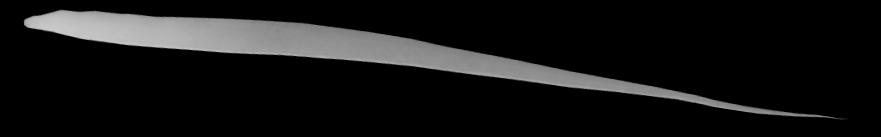
#> input picture mineralization/ha02gcxb10879llm1e.png, 881 x 137 px
$ python enamelsampleb.py   (Python 2 division)
#> lines starting #> are read from the running program, lines starting #| are printed output that depends on the picture; after the words box and inside, x2 and y2 are one past the last pixel; in counts of white or black regions, pixels touching at a corner belong together
#!/usr/bin/env python
# -*- coding: utf-8 -*-
#
#  cells.py
#
#  Copyright 2013 Greg Green <greg@greg-UX31A>
#
#  This program is free software; you can redistribute it and/or modify
#  it under the terms of the GNU General Public License as published by
#  the Free Software Foundation; either version 2 of the License, or
#  (at your option) any later version.
#
#  This program is distributed in the hope that it will be useful,
#  but WITHOUT ANY WARRANTY; without even the implied warranty of
#  MERCHANTABILITY or FITNESS FOR A PARTICULAR PURPOSE.  See the
#  GNU General Public License for more details.
#
#  You should have received a copy of the GNU General Public License
#  along with this program; if not, write to the Free Software
#  Foundation, Inc., 51 Franklin Street, Fifth Floor, Boston,
#  MA 02110-1301, USA.
#
#

import numpy as np
import matplotlib.pyplot as plt
import scipy.interpolate as interp
import scipy.ndimage.interpolation as imginterp
import scipy.ndimage.filters as filters
from os.path import abspath, expanduser
import argparse, sys

# Load image

#matplotlib.pyplot.imread reads an image from a file into an array.
#fname can be a string path or file-like object; files must be in binary mode.
#returned value is a numpy.array; grayscale images return an MxN array.
#PNG files are most easily read by python.


def load_image(fname):
    return plt.imread(abspath(fname))

# Define x and y, locate edges

#shape is an attribute for numpy arrays, returning the array dimensions.
#If an array has n rows and m columns, array.shape is (n,m).
#n and m would therefore represent y and x coordinates.

#Input: img  numpy array with shape=(Nx, Ny)
#Output: x    array of x-values of pixels used to fit baseline
#spl  list with two splines: one for each edge.
#This object can be called as follows:
#spl[0](x) = y-value of edge #1 at x
#spl[1](x) = y-value of edge #2 at x

#numpy.empty(shape, dtype=float, order='C')
#shape is int or tuple of int,
#dtype (optional) is output,
#order (optional) is column F or row C.
#np.nan is a macro meaning "not a number;"
#np.nan guarantees to unset the signbit, making a "positive" nan.
#mask returns 'true' for img > 0 at all coordinates in array;
#zeroes in mask are therefore 'false'.
#the len function returns the number of items in a sequence or map.
#amin(a, axis=None, out=None) returns the mininum along an array or axis.
#a is array_like input data. Axis and out are optional.
#amin returns ndarray: a new array with the result.

def get_baseline(img, exactness=15.):
    '''
    This function takes an image array of shape (Nx,Ny),
    creates a float array to record the upper, lower enamel edges,
    locates nonzero pixels to find the enamel in the image and
    makes arrays for the upper and lowwer enamel edges.
    '''
    Ny, Nx = img.shape
    edge = np.empty((2,Nx), dtype='i4')
    edge[:,:] = -1
    mask = (img > 0.)
    for i in xrange(Nx):
        nonzero = np.where(mask[:,i])[0]
        if len(nonzero):
            edge[0,i] = np.min(nonzero)
            edge[1,i] = np.max(nonzero)

    # Clip edges to region with nonzero image

    #numpy.isnan tests element-wise for "not a number" NaN, returns bool array.
    #numpy.isnan(x[, out]) where x is an array.
    #The output is a new array where NaN = true, otherwise False, for each coord.
    #xMax+1 because edge should be above tooth mask?
    #linspace creates evenly spaced numbers, carefully handling endpoints.
    #numpy.linspace(start, stop[, num, endpoint, retstep])
    #start is a number (optional); default is zero.
    #stop is a number unless endpoint=False.
    #num is an integer, optional, and determines sample number. Default is 50.
    #retstep is the spacing between values, default 1.
    #If True, retstep returns (samples, step).
    #linspace returns ndarray samples:
    #num equally spaced samples in the closed interval [start, stop]
    #linspace also returns step: a float with the size of spacing.
    #See numpy documentation 1.7.0 p.438 for examples.

    isReal = np.where(edge[0] >= 0)[0]
    xMin, xMax = isReal[0], isReal[-1]
    edge = edge[:,xMin:xMax+1]
    x = np.linspace(xMin, xMax, xMax-xMin+1)

    # Fit splines to edges

    #numpy.ones(shape, dtype=None, order='C')
    #This returns a new array of a given shape and type filled with ones.
    #Rules for np.ones follows numpy.zeros(shape, dtype=float, order='C')
    #shape is a single or a sequence of integers. dtype, order are optional.
    #np.ones returns ndarray of ones with a given shape, dtype and order.
    #len(s) returns the length (number of items) of an object;
    #the argument may be a sequence (string, tuple, list) or mapping (dictionary).

    #Scipy.interpolate functions essentially smooth discrete data by resampling.
    #splev evaluates a spline at any point;
    #splint finds the integral between 2 points.
    #1D splines can be interpolated from objects using (UnivariateSpline)
    #This can used to derive interpolated y values from x values, or
    #in our case to smooth data with a smoothing parameter s.
    #The default value is s = m - sqrt(2m) where m is the number of data points.
    #For no smoothing, set s = 0.
    #UnivariateSpline will not pass through all points, whereas
    #InterpolatedUnivariateSpling is a subclass that will.
    #See Scipy documentation 1.11.0 p.28 and p.259 for documentation.

    #scipy.interpolate.UnivariateSpline(x, y, w=None, bbox=[None, None], k=3, s=None)
    #Fits a spline y=s(x) of degree k to the provided x, y data;
    #s specifies the number of knots by giving a smoothing function.
    #x and y are array_like, 1D arrays, independent and dependent;
    #x must be increasing, y must be of same length as x.
    #w is optional, array_like, positive, gives weights for spline fitting;
    #If no w is specified, all weights are equal.
    #bbox is optional, array_like, specifies boundary of approximation interval;
    #No bbox info returns default bbox=[x[0], x[-1]].
    #k is optional, an integer, returns the degree of the spline, 5 or less.
    #s is optional, a float or None. If zero, spline interpolates through all points.
    #Number knots in spline will increase to satisfy this condition:
    #s =/> sum((w[i]*(y[i]-s(x[i])))**2,axis=0). Default s=len(w).
    #s=len(w)/5 is too rigid, s=len(w)/20 too bumpy. 9 to 11 is just right?

    spl = []
    w = np.ones(len(x))
    w[0] = 10.
    w[-1] = 10.
    for i in xrange(2):
        spl.append( interp.UnivariateSpline(x, edge[i], w=w, s=len(w)/exactness) )

    return x, spl

# Create markers and calculate distance along spline

#xFine are evenly spaced markers on spline, yFine are evaluated at xFine.
#numpy.diff calculates the discrete difference along the axis.
#The dist output is a sum of x and y distances along the spline.
#nMarkers is the integer number of markers: total distance / spacing.
#markerDist are evenly spaced numbers from spacing to the spline end.
#numpy.empty(shape, dtype=float, order='C') returns a new array:
#the array's type and shape are defined, but entries are not initialized.
#Here, markerPos is the array [(number of markers), 2], without defined entries.
#markerDeriv is the array [number of markers], without defined entries.

def place_markers(x, spl, spacing=1.):
    fineness = 10
    xFine = np.linspace(x[0], x[-1], fineness*len(x))
    yFine = spl(xFine)
    derivFine = np.empty(len(xFine), dtype='f8')
    for i,xx in enumerate(xFine):
        derivFine[i] = spl.derivatives(xx)[1]
    derivFine = filters.gaussian_filter1d(derivFine, fineness*spacing)
    dx = np.diff(xFine)
    dy = np.diff(yFine)
    dist = np.sqrt(dx*dx + dy*dy)
    dist = np.cumsum(dist)
    nMarkers = int(dist[-1] / spacing)
    if nMarkers > 1e5:
		raise ValueError('nMarkers unreasonably high. Something has likely gone wrong.')
    markerDist = np.linspace(spacing, spacing*nMarkers, nMarkers)
    markerPos = np.empty((nMarkers, 2), dtype='f8')
    markerDeriv = np.empty(nMarkers, dtype='f8')
    cellNo = 0
    for i, (xx, d) in enumerate(zip(xFine[1:], dist)):
        if d >= (cellNo+1) * spacing:
            markerPos[cellNo, 0] = xx
            markerPos[cellNo, 1] = spl(xx)
            markerDeriv[cellNo] = derivFine[i+1] #spl.derivatives(xx)[1]
            cellNo += 1

    return markerPos, markerDeriv

def get_image_values_2(img, markerPos, DeltaMarker, step=0.1):
    ds = np.sqrt(DeltaMarker[:,0]*DeltaMarker[:,0] + DeltaMarker[:,1]*DeltaMarker[:,1])
    nSteps = img.shape[0] / step
    stepSize = step / ds
    n = np.linspace(0., nSteps, nSteps+1)
    sampleOffset = np.einsum('i,ik,j->ijk', stepSize, DeltaMarker, n)
    sampleStart = np.empty(markerPos.shape, dtype='f8')
    sampleStart[:,:] = markerPos[:,:]
    nMarkers, tmp = markerPos.shape
    sampleStart.shape = (nMarkers, 1, 2)
    sampleStart = np.repeat(sampleStart, nSteps+1, axis=1)
    samplePos = sampleStart + sampleOffset

    samplePos.shape = (nMarkers*(nSteps+1),2)
    resampImg = imginterp.map_coordinates(img.T, samplePos.T, order=1)
    resampImg.shape = (nMarkers, nSteps+1)

    return resampImg.T[:,:]

# Main section of code in which defined functions are used
'''
Loads image
'''

def main():

    img = load_image('ha02gcxb10879llm1e.png')
#> in load_image, returned value is the input picture: shape (137, 881) float32; min 0, max 0.79, mean 0.0855
    x, spl = get_baseline(img, exactness=10)
#> in get_baseline, `mask = (img > 0.)`:
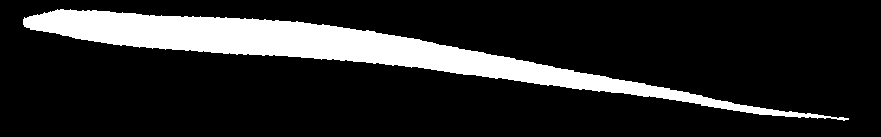
#> mask: shape (137, 881) bool; 15.4% white; 1 white region, box (x1, y1, x2, y2) and area: (23, 9, 849, 121) 18529
#> the loop in get_baseline, `for i in xrange(Nx):` made 881 passes
#> nonzero on passes 24 to 26: [19, 20, 21, 22, 23, 24], [17, 18, 19, 20, 21, 22, 23, 24, 25, 26], [18, 19, 20, 21, 22, 23, 24, 25, 26]
#> in get_baseline, `isReal = np.where(edge[0] >= 0)[0]`: isReal = 826 values from 23 to 848
#> in get_baseline, `xMin, xMax = isReal[0], isReal[-1]`: xMin = 23; xMax = 848
#> after the loop in get_baseline, `for i in xrange(2):`: spl = 2 items
#> x = 826 values from 23 to 848; spl = 2 items
    markerPos, markerDeriv = place_markers(x, spl[1], spacing=10)
#> in place_markers, `xFine = np.linspace(x[0], x[-1], fineness*len(x))`: xFine = 8260 values from 23 to 848
#> in place_markers, `yFine = spl(xFine)`: yFine = 8260 values, max 119.4 at index 8214, min 24 at index 0, mean 73.59
#> in place_markers, `derivFine = np.empty(len(xFine), dtype='f8')`: derivFine = 8260 values, max 119.4 at index 8214, min 4.68e-310 at index 2, mean 73.57
#> the loop in place_markers, `for i,xx in enumerate(xFine):` made 8260 passes
#> xx on passes 1 to 3: 23, 23.1, 23.2
#> after the loop in place_markers, `for i,xx in enumerate(xFine):`: derivFine = 8260 values, max 1.62 at index 0, min -0.141 at index 8242, mean 0.115
#> in place_markers, `derivFine = filters.gaussian_filter1d(derivFine, fineness*spacing)`: derivFine = 8260 values, max 0.424 at index 0, min 0.0395 at index 2411, mean 0.115
#> in place_markers, `dx = np.diff(xFine)`: dx = 8259 values, max 0.0999 at index 2332, min 0.0999 at index 2333, mean 0.0999
#> in place_markers, `dy = np.diff(yFine)`: dy = 8259 values, max 0.158 at index 0, min -0.014 at index 8241, mean 0.0115
#> in place_markers, `dist = np.sqrt(dx*dx + dy*dy)`: dist = 8259 values, max 0.187 at index 0, min 0.0999 at index 8028, mean 0.101
#> in place_markers, `dist = np.cumsum(dist)`: dist = 8259 values from 0.187 to 834.2
#> in place_markers, `nMarkers = int(dist[-1] / spacing)`: nMarkers = 83
#> the loop in place_markers, `for i, (xx, d) in enumerate(zip(xFine[1:], dist)):` made 8259 passes
#> (xx, d) on passes 1 to 3: (23.1, 0.187), (23.2, 0.369), (23.3, 0.546)
#> after the loop in place_markers, `for i, (xx, d) in enumerate(zip(xFine[1:], dist)):`: markerDeriv = 83 values, max 0.349 at index 0, min 0.0401 at index 23, mean 0.114; markerPos = 83 pairs, first value 31.59 to 843.9, second value 28.72 to 119.4
    y = []

    for i in xrange(2):
        y.append(spl[i](x))
#> after the loop, y = 2 items

    DeltaMarker = -np.ones((len(markerDeriv), 2), dtype='f8')
#> DeltaMarker = 83 pairs, first value -1 to -1, second value -1 to -1
    DeltaMarker[:,0] = markerDeriv[:]
    markerPos2 = markerPos + 80. * DeltaMarker
#> markerPos2 = 83 pairs, first value 59.23 to 848.2, second value -51.28 to 39.42
    fig = plt.figure()
    ax = fig.add_subplot(2,1,1)
    ax.imshow(img, alpha=0.3, interpolation='nearest')

    for i in xrange(2):
        ax.plot(x, y[i], 'g-')

    ax.scatter(markerPos[:,0], markerPos[:,1], c='g', s=8)

    for m1, m2 in zip(markerPos, markerPos2):
        mx = [m1[0], m2[0]]
        my = [m1[1], m2[1]]
        ax.plot(mx, my, 'g-')
#> this loop made 83 passes
#> (m1, m2, mx, my) on passes 1 to 10: ([31.59, 28.72], [59.52, -51.28], [31.59, 59.52], [28.72, -51.28]), ([41.48, 30.29], [59.23, -49.71], [41.48, 59.23], [30.29, -49.71]), ([51.27, 31.88], [66.91, -48.12], [51.27, 66.91], [31.88, -48.12]), ([60.96, 34.23], [78.39, -45.77], [60.96, 78.39], [34.23, -45.77]), ([70.75, 36.15], [88.18, -43.85], [70.75, 88.18], [36.15, -43.85]), ([80.44, 38.51], [95.46, -41.49], [80.44, 95.46], [38.51, -41.49]), ([90.33, 39.98], [103.3, -40.02], [90.33, 103.3], [39.98, -40.02]), ([100.2, 41.45], [112.5, -38.55], [100.2, 112.5], [41.45, -38.55]), ([110.1, 43.12], [121, -36.88], [110.1, 121], [43.12, -36.88]), ([120, 44.38], [128.7, -35.62], [120, 128.7], [44.38, -35.62])

    alignedimg = get_image_values_2(img, markerPos, DeltaMarker)
#> in get_image_values_2, `ds = np.sqrt(DeltaMarker[:,0]*DeltaMarker[:,0] + DeltaMarker[:,1]*Delt..`: ds = 83 values, max 1.06 at index 0, min 1 at index 23, mean 1.01
#> in get_image_values_2, `stepSize = step / ds`: stepSize = 83 values, max 0.0999 at index 23, min 0.0944 at index 0, mean 0.0992

    ax = fig.add_subplot(2,1,2)
    ax.set_ylim(0,2000)
    ax.imshow(alignedimg, alpha=0.3, aspect='auto', interpolation='nearest')

    plt.show()

    return 0

if __name__ == '__main__':
#> (the run stopped early here; a loop or call above may not have finished)

$ run again, with mineralization/01acxb10821llm1e.png copied over mineralization/ha02gcxb10879llm1e.png
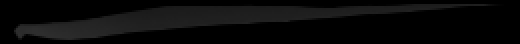
#> input picture mineralization/01acxb10821llm1e.png, 260 x 22 px (shown 2 times larger)
#> in load_image, returned value is the input picture: shape (22, 260) float32; min 0, max 0.182, mean 0.037
#> in get_baseline, `mask = (img > 0.)`:
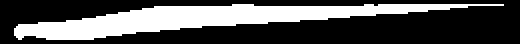
#> mask: shape (22, 260) bool (shown 2 times larger); 32.2% white; 1 white region, box (x1, y1, x2, y2) and area: (7, 2, 252, 20) 1839
#> the loop in get_baseline, `for i in xrange(Nx):` made 260 passes
#> nonzero on passes 8 to 10: [14, 15, 16, 17], [13, 14, 15, 16, 17, 18], [12, 13, 14, 15, 16, 17, 18, 19]
#> isReal = 245 values from 7 to 251
#> xMin = 7; xMax = 251
#> after the loop in get_baseline, `for i in xrange(2):`: spl = 2 items
#> in main, `x, spl = get_baseline(img, exactness=10)`: x = 245 values from 7 to 251; spl = 2 items
#> xFine = 2450 values from 7 to 251
#> yFine = 2450 values, max 19.24 at index 254, min 1.83 at index 2396, mean 10.84
#> in place_markers, `derivFine = np.empty(len(xFine), dtype='f8')`: derivFine = 2450 values, max 19.24 at index 254, min 4.68e-310 at index 2, mean 10.81
#> the loop in place_markers, `for i,xx in enumerate(xFine):` made 2450 passes
#> xx on passes 1 to 3: 7, 7.1, 7.2
#> after the loop in place_markers, `for i,xx in enumerate(xFine):`: derivFine = 2450 values, max 0.64 at index 0, min -0.168 at index 60, mean -0.0613
#> in place_markers, `derivFine = filters.gaussian_filter1d(derivFine, fineness*spacing)`: derivFine = 2450 values, max 0.0829 at index 36, min -0.121 at index 550, mean -0.0613
#> dx = 2449 values, max 0.0996 at index 252, min 0.0996 at index 1218, mean 0.0996
#> dy = 2449 values, max 0.0625 at index 0, min -0.0168 at index 59, mean -0.00613
#> in place_markers, `dist = np.sqrt(dx*dx + dy*dy)`: dist = 2449 values, max 0.118 at index 0, min 0.0996 at index 2395, mean 0.1
#> in place_markers, `dist = np.cumsum(dist)`: dist = 2449 values from 0.118 to 245.1
#> in place_markers, `nMarkers = int(dist[-1] / spacing)`: nMarkers = 24
#> the loop in place_markers, `for i, (xx, d) in enumerate(zip(xFine[1:], dist)):` made 2449 passes
#> (xx, d) on passes 1 to 3: (7.1, 0.118), (7.2, 0.234), (7.3, 0.349)
#> after the loop in place_markers, `for i, (xx, d) in enumerate(zip(xFine[1:], dist)):`: markerDeriv = 24 values, max 0.0812 at index 0, min -0.119 at index 5, mean -0.0643; markerPos = 24 rows, first 8: [16.86, 17.34], [26.73, 18.98], [36.69, 19.12], [46.65, 18.3], [56.62, 17.09], [66.48, 15.78], [76.44, 14.64], [86.41, 13.69]
#> after the loop in main, `for i in xrange(2):`: y = 2 items
#> DeltaMarker = 24 rows, first 8: [-1, -1], [-1, -1], [-1, -1], [-1, -1], [-1, -1], [-1, -1], [-1, -1], [-1, -1]
#> markerPos2 = 24 rows, first 8: [23.36, -62.66], [30.86, -61.02], [34.91, -60.88], [39.61, -61.7], [47.22, -62.91], [56.99, -64.22], [68.06, -65.36], [79.3, -66.31]
#> the loop in main, `for m1, m2 in zip(markerPos, markerPos2):` made 24 passes
#> (m1, m2, mx, my) on passes 1 to 6: ([16.86, 17.34], [23.36, -62.66], [16.86, 23.36], [17.34, -62.66]), ([26.73, 18.98], [30.86, -61.02], [26.73, 30.86], [18.98, -61.02]), ([36.69, 19.12], [34.91, -60.88], [36.69, 34.91], [19.12, -60.88]), ([46.65, 18.3], [39.61, -61.7], [46.65, 39.61], [18.3, -61.7]), ([56.62, 17.09], [47.22, -62.91], [56.62, 47.22], [17.09, -62.91]), ([66.48, 15.78], [56.99, -64.22], [66.48, 56.99], [15.78, -64.22])
#> ds = 24 values, max 1.01 at index 5, min 1 at index 2, mean 1
#> stepSize = 24 values, max 0.1 at index 2, min 0.0993 at index 5, mean 0.0997

$ run again, with mineralization/02ecxb11204llm1e.png copied over mineralization/ha02gcxb10879llm1e.png
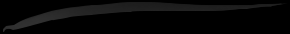
#> input picture mineralization/02ecxb11204llm1e.png, 290 x 34 px
#> in load_image, returned value is the input picture: shape (34, 290) float32; min 0, max 0.195, mean 0.0286
#> in get_baseline, `mask = (img > 0.)`:
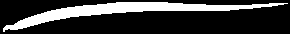
#> mask: shape (34, 290) bool; 22.5% white; 1 white region, box (x1, y1, x2, y2) and area: (3, 2, 288, 32) 2222
#> the loop in get_baseline, `for i in xrange(Nx):` made 290 passes
#> nonzero on passes 4 to 6: [28, 29, 30, 31], [27, 28, 29, 30, 31], [26, 27, 28, 29]
#> isReal = 285 values from 3 to 287
#> xMin = 3; xMax = 287
#> after the loop in get_baseline, `for i in xrange(2):`: spl = 2 items
#> in main, `x, spl = get_baseline(img, exactness=10)`: x = 285 values from 3 to 287; spl = 2 items
#> xFine = 2850 values from 3 to 287
#> yFine = 2850 values, max 30.98 at index 0, min 3 at index 2849, mean 13.34
#> in place_markers, `derivFine = np.empty(len(xFine), dtype='f8')`: derivFine = 2850 values, max 30.79 at index 4, min 4.68e-310 at index 2, mean 13.3
#> the loop in place_markers, `for i,xx in enumerate(xFine):` made 2850 passes
#> xx on passes 1 to 3: 3, 3.1, 3.2
#> after the loop in place_markers, `for i,xx in enumerate(xFine):`: derivFine = 2850 values, max 0.00988 at index 1801, min -0.49 at index 0, mean -0.0986
#> in place_markers, `derivFine = filters.gaussian_filter1d(derivFine, fineness*spacing)`: derivFine = 2850 values, max 0.00635 at index 1801, min -0.254 at index 348, mean -0.0986
#> dx = 2849 values, max 0.0997 at index 2542, min 0.0997 at index 2541, mean 0.0997
#> dy = 2849 values, max 0.000985 at index 1800, min -0.0485 at index 0, mean -0.00982
#> in place_markers, `dist = np.sqrt(dx*dx + dy*dy)`: dist = 2849 values, max 0.111 at index 0, min 0.0997 at index 1633, mean 0.101
#> in place_markers, `dist = np.cumsum(dist)`: dist = 2849 values from 0.111 to 286.4
#> in place_markers, `nMarkers = int(dist[-1] / spacing)`: nMarkers = 28
#> the loop in place_markers, `for i, (xx, d) in enumerate(zip(xFine[1:], dist)):` made 2849 passes
#> (xx, d) on passes 1 to 3: (3.1, 0.111), (3.2, 0.221), (3.3, 0.332)
#> after the loop in place_markers, `for i, (xx, d) in enumerate(zip(xFine[1:], dist)):`: markerDeriv = 28 values, max 0.00627 at index 17, min -0.25 at index 3, mean -0.097; markerPos = 28 pairs, first value 12.67 to 280.8, second value 4 to 28.66
#> after the loop in main, `for i in xrange(2):`: y = 2 items
#> DeltaMarker = 28 pairs, first value -1 to -1, second value -1 to -1
#> markerPos2 = 28 pairs, first value -3.23 to 269.1, second value -76 to -51.34
#> the loop in main, `for m1, m2 in zip(markerPos, markerPos2):` made 28 passes
#> (m1, m2, mx, my) on passes 1 to 6: ([12.67, 28.66], [-3.23, -51.34], [12.67, -3.23], [28.66, -51.34]), ([22.64, 27.43], [5.99, -52.57], [22.64, 5.99], [27.43, -52.57]), ([32.31, 24.97], [12.58, -55.03], [32.31, 12.58], [24.97, -55.03]), ([41.98, 22.17], [22, -57.83], [41.98, 22], [22.17, -57.83]), ([51.65, 19.85], [34.37, -60.15], [51.65, 34.37], [19.85, -60.15]), ([61.51, 17.96], [47.6, -62.04], [61.51, 47.6], [17.96, -62.04])
#> ds = 28 values, max 1.03 at index 3, min 1 at index 16, mean 1.01
#> stepSize = 28 values, max 0.1 at index 16, min 0.097 at index 3, mean 0.0993
